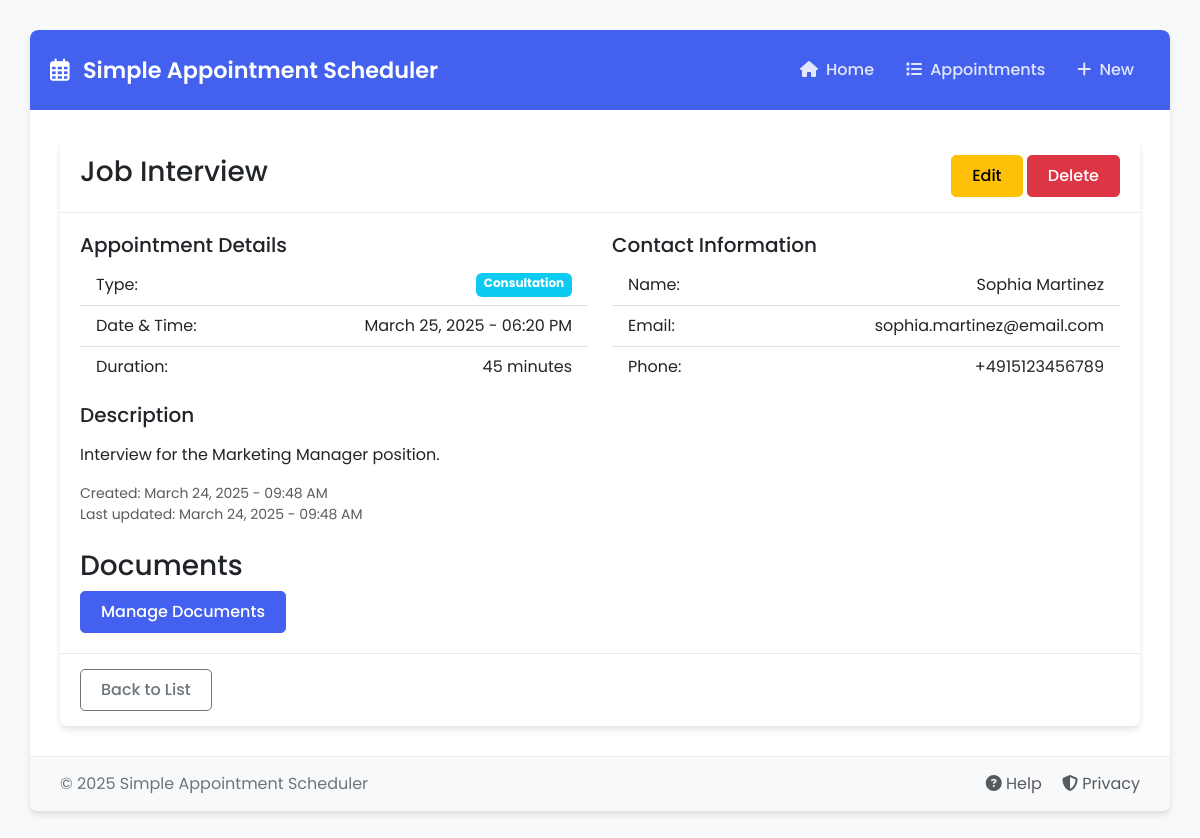
The page /appointments/3/ on the database its author committed.
### appointments/models.py (models this page shows, shortened)
class Appointment(models.Model):
    APPOINTMENT_TYPES = [
        ('CONS', 'Consultation'),
        ('CHKP', 'Checkup'),
        ('FOLW', 'Follow-up'),
        ('EMRG', 'Emergency'),
    ]
    title = models.CharField(max_length=100)
    description = models.TextField(blank=True)
    appointment_type = models.CharField(
        max_length=4,
        choices=APPOINTMENT_TYPES,
        default='CONS'
    )
    date_time = models.DateTimeField(validators=[validate_future_date])
    duration = models.PositiveIntegerField(help_text="Duration in minutes")
    name = models.CharField(max_length=100)
    email = models.EmailField()
    phone = models.CharField(max_length=15, blank=True)
    created_at = models.DateTimeField(auto_now_add=True)
    updated_at = models.DateTimeField(auto_now=True)
    class Meta:
        ordering = ['date_time']

### appointments/views.py (the view)
# urls.py: path('appointments/<int:pk>/', views.AppointmentDetailView.as_view(), name='appointment-detail'),
class AppointmentDetailView(DetailView):
    model = Appointment
    context_object_name = 'appointment'
    template_name = 'appointments/appointment_detail.html'

### appointments/templates/appointments/appointment_detail.html (shortened to what this page needs)
{% extends 'appointments/base.html' %}
{% block content %}
<div class="card">
    <div class="card-header d-flex justify-content-between align-items-center">
        <h1 class="card-title h3">{{ appointment.title }}</h1>
        <div>
            <a href="{% url 'appointment-update' appointment.id %}" class="btn btn-warning">Edit</a>
            <a href="{% url 'appointment-delete' appointment.id %}" class="btn btn-danger">Delete</a>
        </div>
    </div>
    <div class="card-body">
        <div class="row mb-3">
            <div class="col-md-6">
                <h5>Appointment Details</h5>
                <ul class="list-group list-group-flush">
                    <li class="list-group-item d-flex justify-content-between">
                        <span>Type:</span>
                        <span class="badge bg-info">{{ appointment.get_appointment_type_display }}</span>
                    </li>
                    <li class="list-group-item d-flex justify-content-between">
                        <span>Date & Time:</span>
                        <span>{{ appointment.date_time|date:"F d, Y - h:i A" }}</span>
                    </li>
                    <li class="list-group-item d-flex justify-content-between">
                        <span>Duration:</span>
                        <span>{{ appointment.duration }} minutes</span>
                    </li>
                </ul>
            </div>
            <div class="col-md-6">
                <h5>Contact Information</h5>
                <ul class="list-group list-group-flush">
                    <li class="list-group-item d-flex justify-content-between">
                        <span>Name:</span>
                        <span>{{ appointment.name }}</span>
                    </li>
                    <li class="list-group-item d-flex justify-content-between">
                        <span>Email:</span>
                        <span>{{ appointment.email }}</span>
                    </li>
                    {% if appointment.phone %}
                    <li class="list-group-item d-flex justify-content-between">
                        <span>Phone:</span>
                        <span>{{ appointment.phone }}</span>
                    </li>
                    {% endif %}
                </ul>
            </div>
        </div>
        {% if appointment.description %}
        <div class="mb-3">
            <h5>Description</h5>
            <p>{{ appointment.description|linebreaks }}</p>
        </div>
        {% endif %}
        <div class="text-muted small">
            <p>
                Created: {{ appointment.created_at|date:"F d, Y - h:i A" }}<br>
                Last updated: {{ appointment.updated_at|date:"F d, Y - h:i A" }}
            </p>
        </div>
        <div class="mt-4">
            <h3>Documents</h3>
            <a href="{% url 'appointment-documents' appointment_id=appointment.id %}" class="btn btn-primary">
                Manage Documents
            </a>
        </div>
    </div>
    <div class="card-footer">
        <a href="{% url 'appointment-list' %}" class="btn btn-outline-secondary">Back to List</a>
    </div>
</div>
{% endblock %}

### appointments/templates/appointments/base.html (shortened to what this page needs)
<!DOCTYPE html>
<html lang="en">
<head>
    <link href="https://cdn.jsdelivr.net/npm/bootstrap@5.3.0-alpha1/dist/css/bootstrap.min.css" rel="stylesheet">
    <link rel="stylesheet" href="https://cdnjs.cloudflare.com/ajax/libs/font-awesome/6.4.0/css/all.min.css">
</head>
<body>
    <div class="container">
        <header class="app-header">
            <div class="d-flex justify-content-between align-items-center">
                <a href="{% url 'home' %}" class="text-decoration-none">
                    <h1 class="brand-title">
                        <i class="far fa-calendar-alt me-2"></i>
                        Simple Appointment Scheduler
                    </h1>
                </a>
                <nav>
                    <ul class="nav">
                        <li class="nav-item">
                            <a class="nav-link {% if request.path == '/' %}active{% endif %}" href="{% url 'home' %}">
                                <i class="fas fa-home me-1"></i> Home
                            </a>
                        </li>
                        <li class="nav-item">
                            <a class="nav-link {% if 'appointment-list' in request.path %}active{% endif %}" href="{% url 'appointment-list' %}">
                                <i class="fas fa-list me-1"></i> Appointments
                            </a>
                        </li>
                        <li class="nav-item">
                            <a class="nav-link {% if 'appointment-create' in request.path %}active{% endif %}" href="{% url 'appointment-create' %}">
                                <i class="fas fa-plus me-1"></i> New
                            </a>
                        </li>
                    </ul>
                </nav>
            </div>
        </header>
        <main class="content">
            {% block content %}{% endblock %}
        </main>
        <footer class="app-footer">
            <div class="d-flex justify-content-between align-items-center">
                <div>
                    &copy; {% now "Y" %} Simple Appointment Scheduler
                </div>
                <div>
                    <a href="#" class="text-decoration-none text-muted me-3">
                        <i class="fas fa-question-circle"></i> Help
                    </a>
                    <a href="#" class="text-decoration-none text-muted">
                        <i class="fas fa-shield-alt"></i> Privacy
                    </a>
                </div>
            </div>
        </footer>
    </div>
</body>
</html>

### appointments/templates/appointments/base.html (style rules this page uses)
:root { --primary-color: #4361ee; --secondary-color: #3f37c9; --accent-color: #4cc9f0; --light-color: #f8f9fa; --dark-color: #212529; --success-color: #4CAF50; --warning-color: #ff9800; --danger-color: #f44336; --info-color: #03a9f4; --border-radius: 8px; --box-shadow: 0 4px 6px rgba(0, 0, 0, 0.1); }
body { font-family: 'Poppins', sans-serif; background-color: #f8f9fa; color: #333; padding-top: 30px; padding-bottom: 30px; }
.container { background-color: white; border-radius: var(--border-radius); box-shadow: var(--box-shadow); padding: 0; overflow: hidden; }
.app-header { background-color: var(--primary-color); color: white; padding: 20px; border-radius: var(--border-radius) var(--border-radius) 0 0; }
.content { padding: 30px; }
.app-footer { background-color: var(--light-color); padding: 15px 30px; color: #6c757d; border-top: 1px solid #e9ecef; border-radius: 0 0 var(--border-radius) var(--border-radius); }
.nav-link { color: rgba(255, 255, 255, 0.85); font-weight: 500; padding: 8px 16px; border-radius: 20px; transition: all 0.3s ease; }
.brand-title { font-weight: 600; color: white; font-size: 1.4rem; margin: 0; }
.btn-primary { background-color: var(--primary-color); border-color: var(--primary-color); }
.btn { border-radius: 5px; padding: 8px 20px; font-weight: 500; }
.card { border-radius: var(--border-radius); box-shadow: var(--box-shadow); border: none; overflow: hidden; }
.card-header { background-color: white; border-bottom: 1px solid #e9ecef; padding: 15px 20px; }
.card-body { padding: 20px; }
.card-footer { background-color: white; border-top: 1px solid #e9ecef; padding: 15px 20px; }

### rows shown on the page
Appointment: title "Job Interview", appointment_type "Consultation", date_time "March 25, 2025 - 06:20 PM", duration "45", name "Sophia Martinez", email "sophia.martinez@email.com", phone "+4915123456789", description "Interview for the Marketing Manager position.", created_at "March 24, 2025 - 09:48 AM", updated_at "March 24, 2025 - 09:48 AM"
